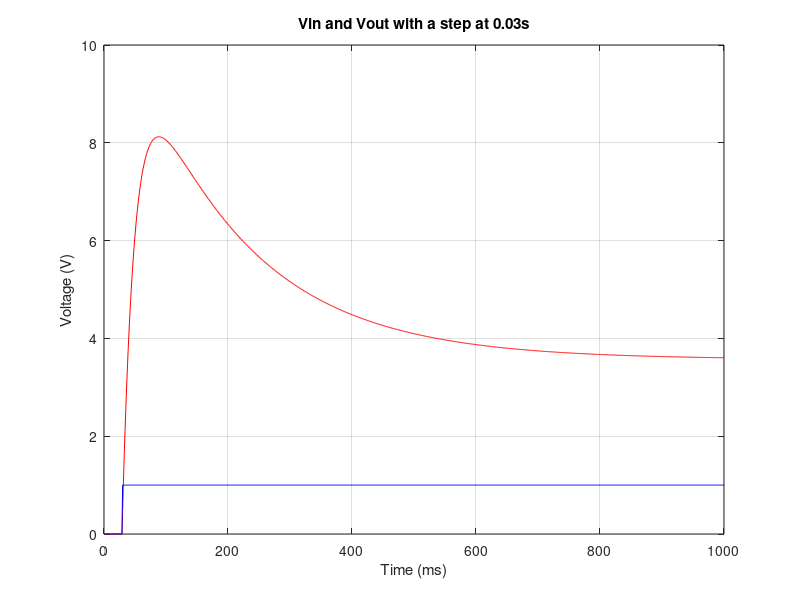
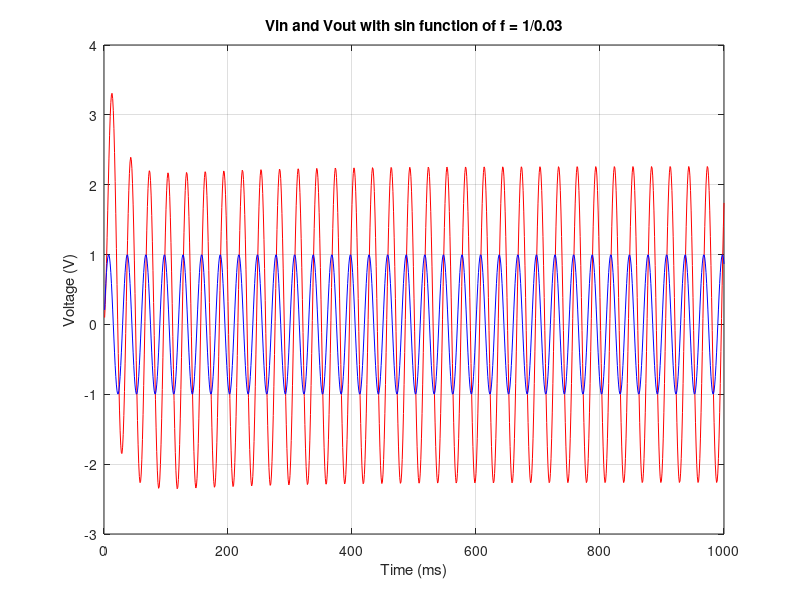
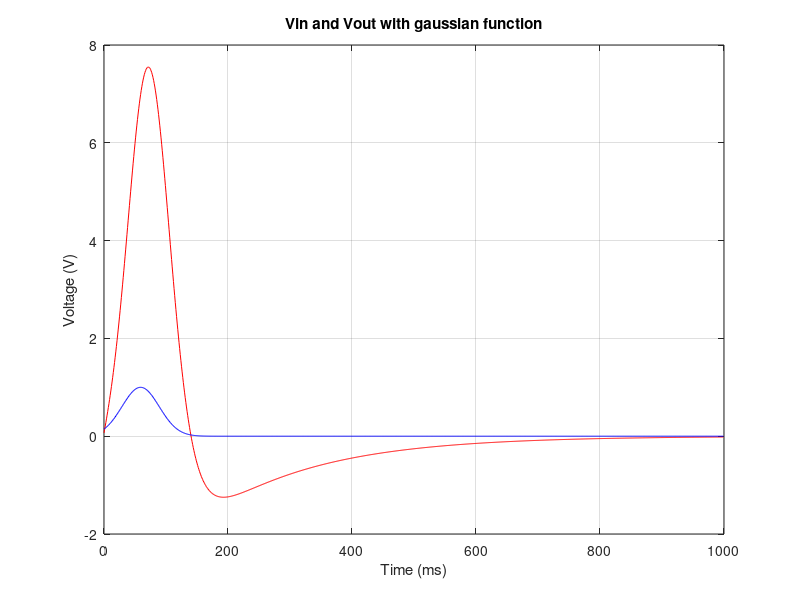
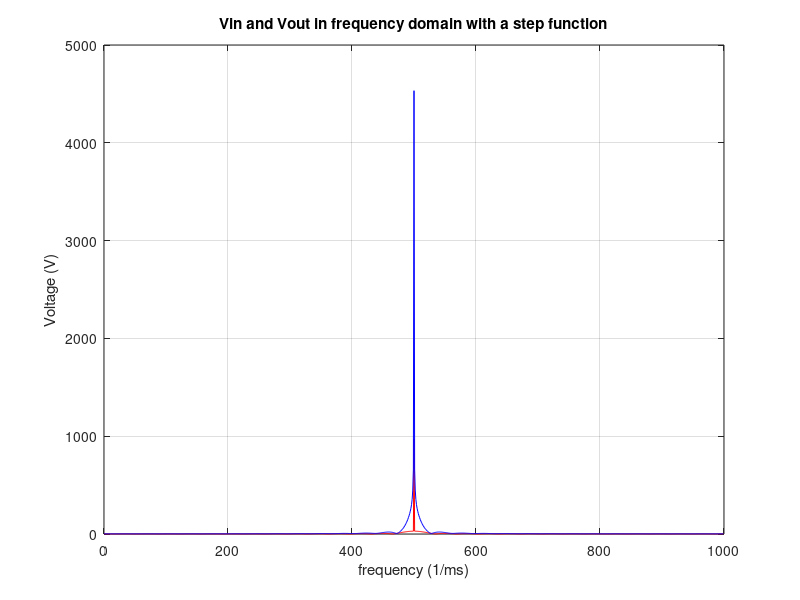

MATLAB code for these plots, in order:
close all
clear 

R1 = 1;
G1 = 1/R1;
c = 0.25;
R2 = 2;
G2 = 1/R2;
L = 0.2;
R3 = 10;
G3 = 1/R3;
a = 100;
R4 = 0.1;
G4 = 1/R4;
Ro = 1000;
Go = 1/Ro;
Vin = 1;

C = [0 0 0 0 0 0 0;
    -c c 0 0 0 0 0;
    0 0 -L 0 0 0 0;
    0 0 0 0 0 0 0;
    0 0 0 0 0 0 0;
    0 0 0 0 0 0 0;
    0 0 0 0 0 0 0;];

G = [1 0 0 0 0 0 0;
    -G2 G1+G2 -1 0 0 0 0;
    0 1 0 -1 0 0 0;
    0 0 -1 G3 0 0 0;
    0 0 0 0 -a 1 0;
    0 0 0 G3 -1 0 0;
    0 0 0 0 0 -G4 G4+Go];

F = [Vin;
    0;
    0;
    0;
    0;
    0;
    0;];

Foff = [Vin-Vin;
        0;
        0;
        0;
        0;
        0;
        0;];

ts = 1000;              % Time step
    
V1 = zeros(7, ts);
Vstart = zeros(7, 1);
dt = 1e-3;
for i = 1:ts

    if i < 30
        V1(:,i) = (C./dt+G)\(Foff+C*Vstart/dt);
    elseif i == 30
        V1(:,i) = (C./dt+G)\(F+C*Vstart/dt);
    else
        V1(:,i) = (C./dt+G)\(F+C*Vpast/dt);
    end
    Vpast = V1(:, i);
    
end
figure(1)
plot(1:ts, V1(7,:), 'r')
hold on
plot(1:ts, V1(1,:), 'b')
title('Vin and Vout with a step at 0.03s')
xlabel('Time (ms)')
ylabel('Voltage (V)')
grid on

V2 = zeros(7, ts);
Fsin = zeros(7,1);
for j = 1:ts

    Vsin = sin(2*pi*(1/0.03)*j/ts);
    Fsin(1,1) = Vsin;
    if j == 1
        V2(:,j) = (C./dt+G)\(Fsin+C*Vstart/dt);
    else
        V2(:,j) = (C./dt+G)\(Fsin+C*Vpast/dt);
    end
    Vpast = V2(:, j);
        
end
figure(2)
plot(1:ts, V2(7,:), 'r')
hold on
plot(1:ts, V2(1,:), 'b')
title('Vin and Vout with sin function of f = 1/0.03')
xlabel('Time (ms)')
ylabel('Voltage (V)')
grid on

V3 = zeros(7, ts);
Fgauss = zeros(7,1);
for k = 1:ts

    Vgauss = exp(-1/2*((k/ts-0.06)/(0.03))^2);
    Fgauss(1,1) = Vgauss;
    if k == 1
        V3(:,k) = (C./dt+G)\(Fgauss+C*Vstart/dt);
    else
        V3(:,k) = (C./dt+G)\(Fgauss+C*Vpast/dt);
    end
    Vpast = V3(:, k);
        
end
figure(3)
plot(0:ts-1, V3(7,:), 'r')
hold on
plot(0:ts-1, V3(1,:), 'b')
title('Vin and Vout with gaussian function')
xlabel('Time (ms)')
ylabel('Voltage (V)')
grid on

f = (0:ts-1);               % Frequency range

fV1in = fft(V1(1, :));
fV1out = fft(V1(7, :));
fsV1in = fftshift(fV1in);
fsV1out = fftshift(fV1out);
figure(4)
plot(f, abs(fsV1in), 'r')
hold on
plot(f, abs(fsV1out), 'b')
title('Vin and Vout in frequency domain with a step function')
xlabel('frequency (1/ms)')
ylabel('Voltage (V)')
grid on

fV2 = fft(V2.');
fsV2 = fftshift(fV2);
figure(5)
plot(f, abs(fsV2(:, 1)), 'r')
hold on
plot(f, abs(fsV2(:, 7)), 'b')
title('Vin and Vout in frequency domain with a sin function')
xlabel('frequency (1/ms)')
ylabel('Voltage (V)')
grid on

fV3 = fft(V3.');
fsV3 = fftshift(fV3);
figure(6)
plot(f, abs(fsV3(:, 1)), 'r')
hold on
plot(f, abs(fsV3(:, 7)), 'b')
title('Vin and Vout in frequency domain with a gaussian function')
xlabel('frequency (1/ms)')
ylabel('Voltage (V)')
grid on

